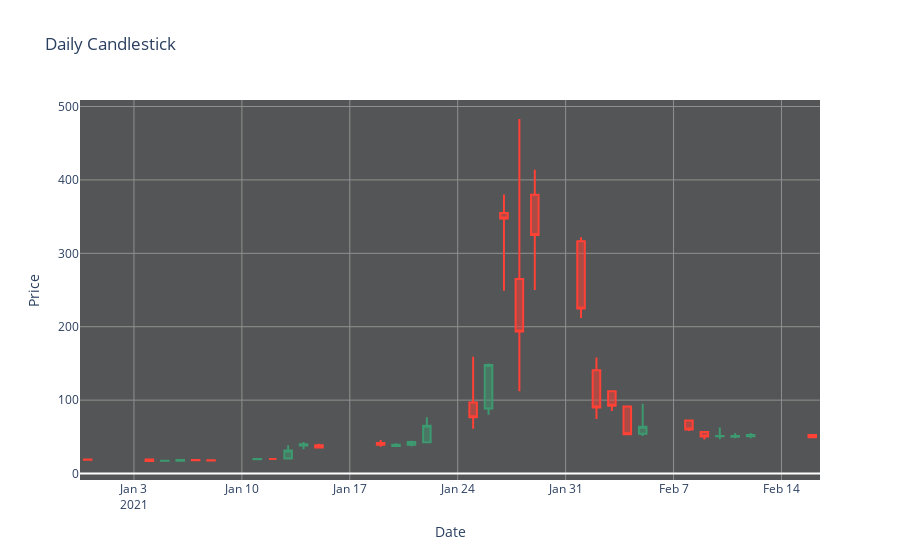

The notebook cell saved with this chart:
### Code cell
### Daily candlestick graph ### 
fig = go.Figure(data=[go.Candlestick(x=gme_daily['date'],
                open=gme_daily['1. open'],
                high=gme_daily['2. high'],
                low=gme_daily['3. low'],
                close=gme_daily['4. close'])])

fig.update_layout(
    title_text="Daily Candlestick")

fig.update_yaxes(title_text="Price")
fig.update_xaxes(title_text="Date")
fig.layout.plot_bgcolor='rgb(84, 85, 87)'
fig.update_layout(xaxis_rangeslider_visible=False)
fig.layout.yaxis.gridcolor='rgb(144, 145, 142)'
fig.layout.xaxis.gridcolor='rgb(144, 145, 142)'
fig.show()
